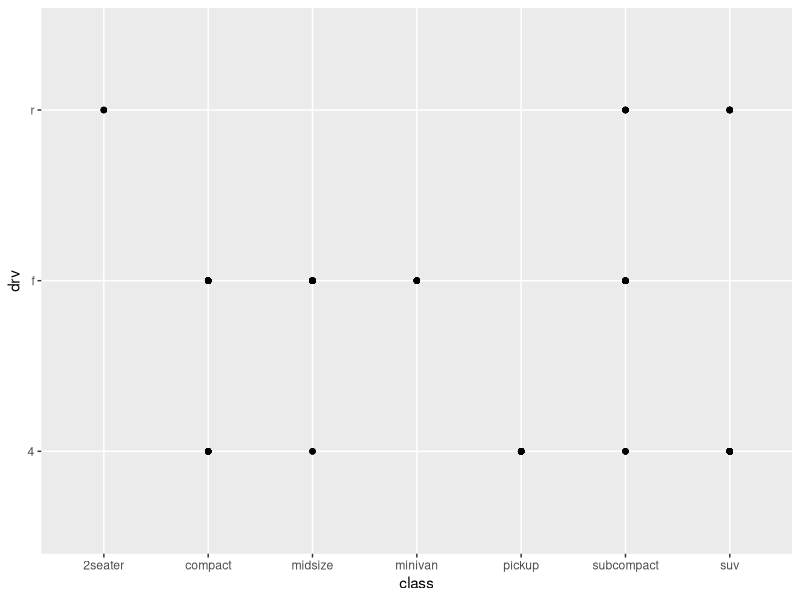
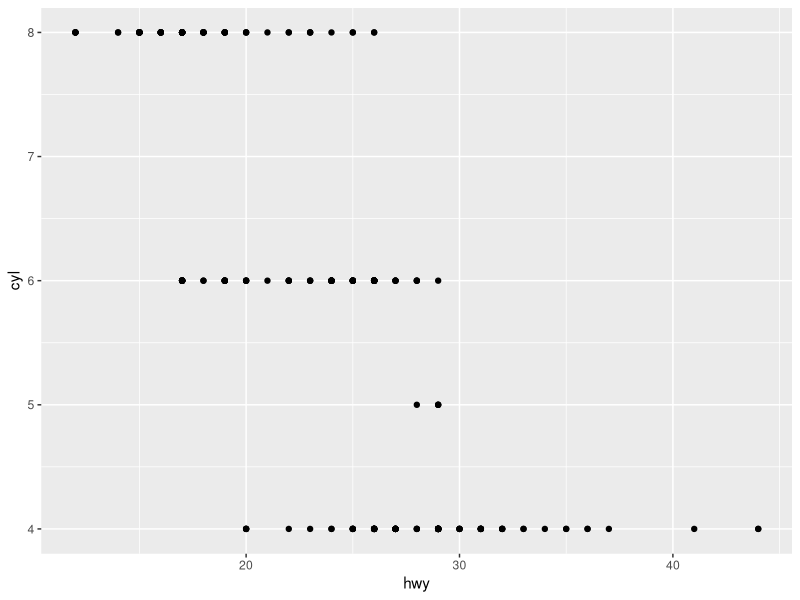
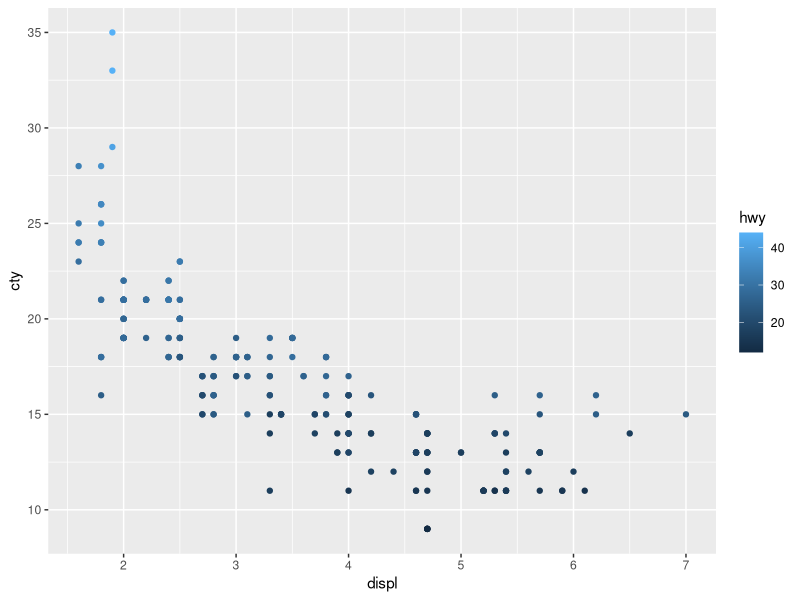
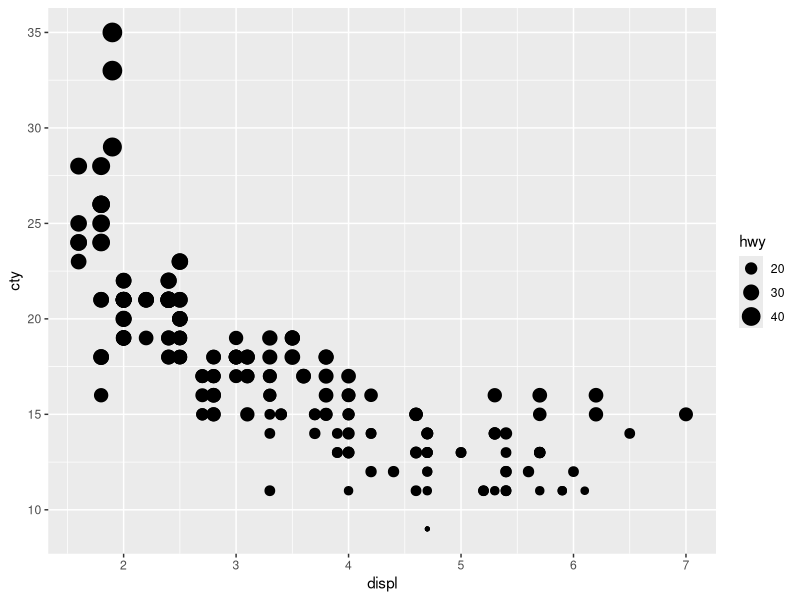

Source code (R) for these figures, in order: (Note: this script raises an error after producing the figures.)
## ---- chunk 1
knitr::opts_chunk$set(echo = TRUE, error = TRUE)
## ---- chunk 2
library("tidyverse")
## ---- chunk 3
ggplot2::mpg
## ---- chunk 4
dim(mpg)
## ---- chunk 5
?mpg
## ---- chunk 6
ggplot(data = mpg) +
  geom_point(mapping = aes(x = class, y = drv))
## ---- chunk 7
ggplot(data = mpg) +
  geom_point(mapping = aes(x = hwy, y = cyl))
## ---- chunk 8
ggplot(data = mpg) +
  geom_point(mapping = aes(x = displ, y = cty, color = hwy))
## ---- chunk 9
ggplot(data = mpg) +
  geom_point(mapping = aes(x = displ, y = cty, size = hwy))
## ---- chunk 10
ggplot(data = mpg) +
  geom_point(mapping = aes(x = displ, y = cty, shape = hwy))
## ---- chunk 11
ggplot(data = mpg) +
  geom_point(mapping = aes(x = displ, y = cty, color = hwy, size = hwy))
## ---- chunk 12
?geom_point
## ---- chunk 13
ggplot(data = mpg) +
  geom_point(mapping = aes(x = class, y = drv, color = displ <5))
## ---- chunk 14
ggplot(data = mpg) +
  geom_point(mapping = aes(x = displ, y = hwy)) +
  facet_wrap(~ displ, nrow = 2)
## ---- chunk 15
ggplot(data = mpg) +
  geom_point(mapping = aes(x = displ, y = hwy)) +
  facet_grid(drv ~ .)
## ---- chunk 16
ggplot(data = mpg) + 
  geom_point(mapping = aes(x = displ, y = hwy)) +
  facet_grid(. ~ cyl)
## ---- chunk 17
ggplot(data = mpg) +
  geom_point(mapping = aes(x = displ, y = hwy)) +
  facet_wrap(~ class, nrow = 2)
## ---- chunk 18
ggplot(data = mpg, mapping = aes(x = displ, y = hwy, color = drv)) + 
  geom_point() + 
  geom_smooth(se = FALSE)
## ---- chunk 19
ggplot(data = mpg) + 
  geom_point(mapping = aes(x = displ, y = hwy, size = 3), show.legend = FALSE) +
  geom_smooth(mapping = aes(x = displ, y = hwy, size = 3), se = FALSE, show.legend = FALSE)

## ---- chunk 20
ggplot(data = mpg) + 
  geom_smooth(mapping = aes(x = displ, y = hwy, group = drv, size = 3), se = FALSE, show.legend = FALSE) +
  geom_point(mapping = aes(x = displ, y = hwy, size = 3), show.legend = FALSE)
## ---- chunk 21
ggplot(data = mpg, mapping = aes(x = displ, y = hwy, color = drv, size = 3)) + 
  geom_point() + 
  geom_smooth(se = FALSE)
  

## ---- chunk 22
ggplot(data = mpg) + 
  geom_point(mapping = aes(x = displ, y = hwy, color = drv, size = 3)) +
  geom_smooth(mapping = aes(x = displ, y = hwy, size = 3), se = FALSE, show.legend = FALSE)

## ---- chunk 23
ggplot(data = mpg) +
  geom_point(mapping = aes(x = displ, y = hwy, color = drv, size = 3)) +
  geom_smooth(mapping = aes(x = displ, y = hwy, group = drv, linetype = drv, size = 3), se = FALSE)

## ---- chunk 24
ggplot(data = mpg) + 
  geom_point(mapping = aes(x = displ, y = hwy, color = drv, stroke = 2, size = 5), shape = 16, color = "white") +
  geom_point(mapping = aes(x = displ, y = hwy, color = drv, stroke = 2, size = 4), shape = 16)

## ---- chunk 25
ggplot(data = mpg, mapping = aes(x = cty, y = hwy)) + 
  geom_point(position = "jitter")
## ---- chunk 26
ggplot(data = mpg, mapping = aes(x = cty, y = hwy)) + 
  geom_boxplot(aes(group = class))
## ---- chunk 27
ggplot(data = mpg, mapping = aes(x = class, y = hwy)) + 
  geom_boxplot()
ggplot(data = mpg, mapping = aes(x = class, y = hwy)) + 
  geom_boxplot() +
  coord_flip()
